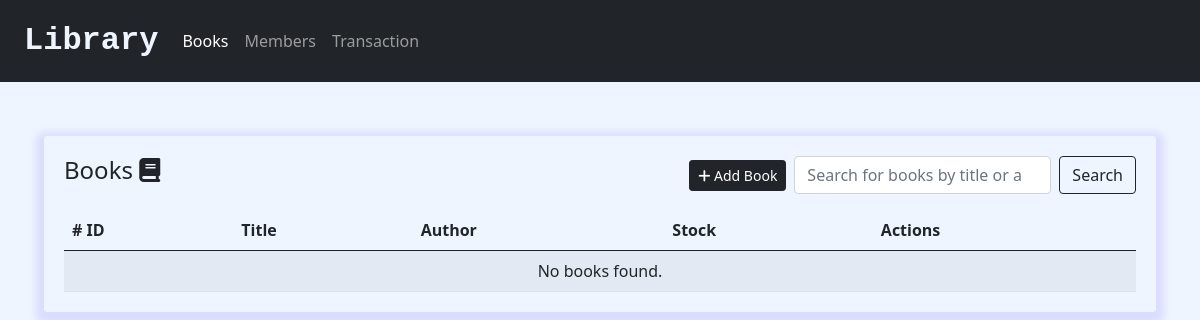
Before: /books with the older database file.
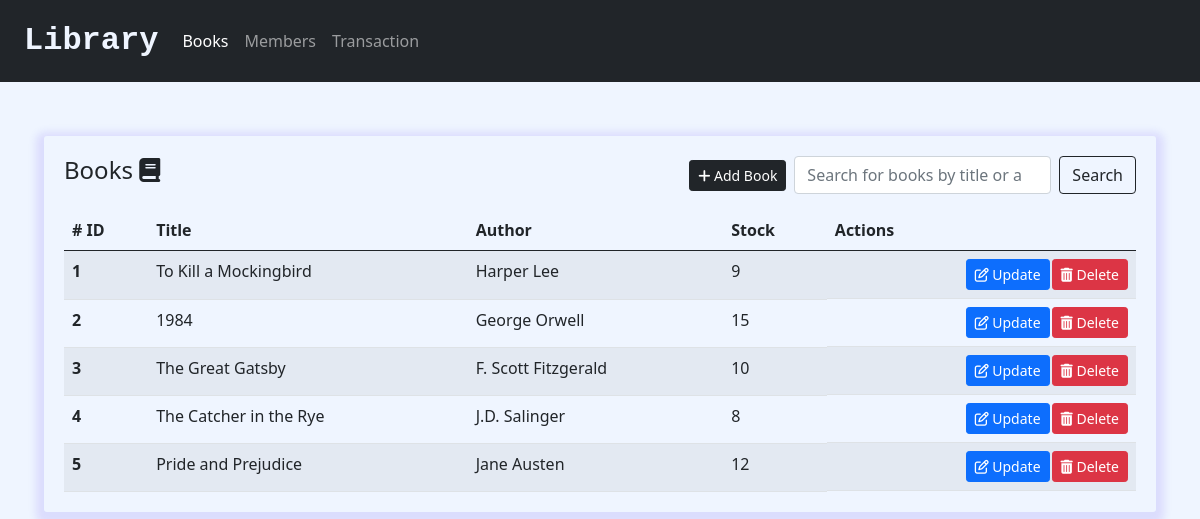
After: the same page with the newer database file.
### system/model.py (models this page shows, shortened)
class Book(db.Model):
    id = db.Column(db.Integer, primary_key=True)
    title = db.Column(db.String(100), nullable=False)
    author = db.Column(db.String(100), nullable=False)
    stock = db.Column(db.Integer, nullable=False)

### system/route.py (the view)
@app.route('/')
@app.route('/books')
def books():
    books = Book.query.all()
    return render_template('books.html', books=books)

### system/templates/books.html (shortened to what this page needs)
{% extends 'base.html' %}
{% block content %}
    <div class='content'>
        <div class="box">
            <div class='add'>
                <h4 class="">Books <i class='fa fa-book'></i></h4>
                <div class='d-flex gap-2'>
                    <a href='{{url_for("newBook")}}'>
                        <button type="button" class='btn btn-dark btn-sm btn-flat'><i class='fa fa-plus'></i> Add Book</button>
                    </a>
                    <form class="d-flex" action="{{ url_for('search_books') }}" method="GET">
                        <input class="form-control me-2" type="search" name="query" placeholder="Search for books by title or author" aria-label="Search">
                        <button class="btn btn-outline-dark" type="submit">Search</button>
                    </form>
                </div>
            </div>
            <div class="box-body">
                <table class="table table-striped table-hover">
                    <thead>
                        <tr>
                            <th scope="col"># ID</th>
                            <th scope="col">Title</th>
                            <th scope="col">Author</th>
                            <th scope="col">Stock</th>
                            <th scope="col">Actions</th>
                        </tr>
                    </thead>
                    <tbody>
                        {% if books %}
                            {% for book in books %}
                                <tr>
                                    <th scope="row">{{book.id}}</th>
                                    <td>{{book.title}}</td>
                                    <td>{{book.author}}</td>
                                    <td>{{book.stock}}</td>
                                    <td class="actions">
                                        <a href="{{url_for('updateBook', book_id=book.id)}}" >
                                            <button type="button" class='btn btn-primary btn-sm btn-flat'><i class='fa fa-edit'></i> Update</button>
                                        </a>
                                        <button type="button" class='btn btn-danger btn-sm delete btn-flat'
                                        data-bs-toggle="modal" data-bs-target="#exampleModal{{book.id}}"><i
                                            class='fa fa-trash'></i> Delete</button>
                                    </td>
                                </tr>
                            {% endfor %}
                        {% else %}
                            <tr>
                                <td colspan="5" class="text-center">No books found.</td>
                            </tr>
                        {% endif %}
                    </tbody>
                </table>
            </div>
        </div>
    </div>
{% endblock %}

### system/templates/base.html (shortened to what this page needs)
<!DOCTYPE html>
<html lang="en">
<head>
    <link href="https://cdn.jsdelivr.net/npm/bootstrap@5.0.2/dist/css/bootstrap.min.css" rel="stylesheet">
    <link rel="stylesheet" href="{{ url_for('static', filename='style.css') }}">
    <link
        href="https://cdnjs.cloudflare.com/ajax/libs/font-awesome/5.10.0/css/all.min.css"
        rel="stylesheet"
    />
</head>
<body>
    <header>
        <nav class="navbar navbar-expand-lg navbar-dark bg-dark">
            <div class="container-fluid">
              <a class="navbar-brand font-monospace" href="{{url_for('books')}}">Library</a>
              <div class="collapse navbar-collapse" id="navbarSupportedContent">
                <ul class="navbar-nav me-auto mb-2 mb-lg-0">
                  <li class="nav-item">
                    <a class="nav-link active" aria-current="page" href="{{url_for('books')}}">Books</a>
                  </li>
                  <li class="nav-item">
                    <a class="nav-link" href="{{url_for('members')}}">Members</a>
                  </li>
                  <li class="nav-item">
                    <a class="nav-link " href="{{url_for('transactions')}}">Transaction</a>
                  </li>
                </ul>
              </div>
            </div>
          </nav>
    </header>
    <main class="container mt-24">
        {% block content %}
        {% endblock %}
    </main>
</body>
</html>

### system/static/style.css (style rules this page uses)
:root { --primary: #0463FA; --light: #EFF5FF; --dark: #1B2C51; }
body { background: var(--light); }
.navbar { width: 100%; padding: 12px; margin-bottom: 20px; background: var(--dark); }
.navbar .container-fluid .navbar-brand { color: var(--light); font-weight: 700; font-size: 2rem; }
.content { padding: 20px; box-shadow: 0 4px 8px 8px rgba(48, 6, 237, 0.1); border-radius: 3px; max-width: 1400px; width: 100%; margin: 0 auto; margin-top: 20px; margin-bottom: 20px; }
.box { width: 100%; }
.box .add { display: flex; justify-content: space-between; margin-bottom: 16px; width: 100%; }
.add .d-flex { align-items: center; }
.add .d-flex .form-control { width: auto; }
.table { width: 100%; margin-bottom: 0; }
.box-body .actions { width: 100%; display: flex; justify-content: end; align-items: end; gap: 2px; }
.container { width: 100%; padding: 14px; }

Changed rows visible on the page:
added Book: id "1", title "To Kill a Mockingbird", author "Harper Lee", stock "9"
added Book: id "2", title "1984", author "George Orwell", stock "15"
added Book: id "3", title "The Great Gatsby", author "F. Scott Fitzgerald", stock "10"
added Book: id "4", title "The Catcher in the Rye", author "J.D. Salinger", stock "8"
added Book: id "5", title "Pride and Prejudice", author "Jane Austen", stock "12"
Other visible differences:
text no longer shown: "No books found."
